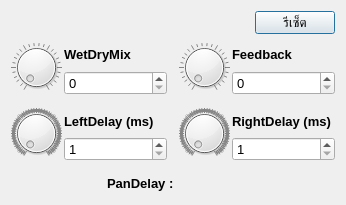
<?xml version="1.0" encoding="UTF-8"?>
<ui version="4.0">
 <class>EchoFXDialog</class>
 <widget class="QDialog" name="EchoFXDialog">
  <property name="geometry">
   <rect>
    <x>0</x>
    <y>0</y>
    <width>346</width>
    <height>205</height>
   </rect>
  </property>
  <property name="font">
   <font>
    <pointsize>10</pointsize>
   </font>
  </property>
  <property name="windowTitle">
   <string>Dialog</string>
  </property>
  <property name="locale">
   <locale language="English" country="UnitedStates"/>
  </property>
  <layout class="QVBoxLayout" name="verticalLayout_5">
   <item>
    <layout class="QHBoxLayout" name="horizontalLayout">
     <item>
      <widget class="QLabel" name="label_6">
       <property name="text">
        <string/>
       </property>
       <property name="pixmap">
        <pixmap resource="../icons.qrc">:/Icons/FXLabel/echo.png</pixmap>
       </property>
      </widget>
     </item>
     <item>
      <spacer name="horizontalSpacer">
       <property name="orientation">
        <enum>Qt::Horizontal</enum>
       </property>
       <property name="sizeHint" stdset="0">
        <size>
         <width>40</width>
         <height>20</height>
        </size>
       </property>
      </spacer>
     </item>
     <item>
      <widget class="QPushButton" name="btnReset">
       <property name="text">
        <string>รีเซ็ต</string>
       </property>
      </widget>
     </item>
    </layout>
   </item>
   <item>
    <layout class="QGridLayout" name="gridLayout">
     <property name="spacing">
      <number>12</number>
     </property>
     <item row="0" column="0">
      <layout class="QHBoxLayout" name="horizontalLayout_2">
       <property name="spacing">
        <number>2</number>
       </property>
       <item>
        <widget class="QDial" name="dialWetDryMix">
         <property name="minimumSize">
          <size>
           <width>51</width>
           <height>51</height>
          </size>
         </property>
         <property name="maximumSize">
          <size>
           <width>51</width>
           <height>51</height>
          </size>
         </property>
         <property name="maximum">
          <number>100</number>
         </property>
         <property name="notchesVisible">
          <bool>true</bool>
         </property>
        </widget>
       </item>
       <item>
        <layout class="QVBoxLayout" name="verticalLayout">
         <item>
          <widget class="QLabel" name="label">
           <property name="font">
            <font>
             <weight>75</weight>
             <bold>true</bold>
            </font>
           </property>
           <property name="text">
            <string>WetDryMix</string>
           </property>
          </widget>
         </item>
         <item>
          <widget class="QSpinBox" name="spinWetDryMix">
           <property name="maximum">
            <number>100</number>
           </property>
          </widget>
         </item>
        </layout>
       </item>
      </layout>
     </item>
     <item row="0" column="1">
      <layout class="QHBoxLayout" name="horizontalLayout_3">
       <property name="spacing">
        <number>2</number>
       </property>
       <item>
        <widget class="QDial" name="dialFeedback">
         <property name="minimumSize">
          <size>
           <width>51</width>
           <height>51</height>
          </size>
         </property>
         <property name="maximumSize">
          <size>
           <width>51</width>
           <height>51</height>
          </size>
         </property>
         <property name="maximum">
          <number>100</number>
         </property>
         <property name="notchesVisible">
          <bool>true</bool>
         </property>
        </widget>
       </item>
       <item>
        <layout class="QVBoxLayout" name="verticalLayout_2">
         <item>
          <widget class="QLabel" name="label_2">
           <property name="font">
            <font>
             <weight>75</weight>
             <bold>true</bold>
            </font>
           </property>
           <property name="text">
            <string>Feedback</string>
           </property>
          </widget>
         </item>
         <item>
          <widget class="QSpinBox" name="spinFeedback">
           <property name="maximum">
            <number>100</number>
           </property>
          </widget>
         </item>
        </layout>
       </item>
      </layout>
     </item>
     <item row="1" column="0">
      <layout class="QHBoxLayout" name="horizontalLayout_5">
       <property name="spacing">
        <number>2</number>
       </property>
       <item>
        <widget class="QDial" name="dialLeftDelay">
         <property name="minimumSize">
          <size>
           <width>51</width>
           <height>51</height>
          </size>
         </property>
         <property name="maximumSize">
          <size>
           <width>51</width>
           <height>51</height>
          </size>
         </property>
         <property name="minimum">
          <number>1</number>
         </property>
         <property name="maximum">
          <number>2000</number>
         </property>
         <property name="notchesVisible">
          <bool>true</bool>
         </property>
        </widget>
       </item>
       <item>
        <layout class="QVBoxLayout" name="verticalLayout_4">
         <item>
          <widget class="QLabel" name="label_3">
           <property name="font">
            <font>
             <weight>75</weight>
             <bold>true</bold>
            </font>
           </property>
           <property name="text">
            <string>LeftDelay (ms)</string>
           </property>
          </widget>
         </item>
         <item>
          <widget class="QSpinBox" name="spinLeftDelay">
           <property name="minimum">
            <number>1</number>
           </property>
           <property name="maximum">
            <number>2000</number>
           </property>
          </widget>
         </item>
        </layout>
       </item>
      </layout>
     </item>
     <item row="1" column="1">
      <layout class="QHBoxLayout" name="horizontalLayout_4">
       <property name="spacing">
        <number>2</number>
       </property>
       <item>
        <widget class="QDial" name="dialRightDelay">
         <property name="minimumSize">
          <size>
           <width>51</width>
           <height>51</height>
          </size>
         </property>
         <property name="maximumSize">
          <size>
           <width>51</width>
           <height>51</height>
          </size>
         </property>
         <property name="minimum">
          <number>1</number>
         </property>
         <property name="maximum">
          <number>2000</number>
         </property>
         <property name="notchesVisible">
          <bool>true</bool>
         </property>
        </widget>
       </item>
       <item>
        <layout class="QVBoxLayout" name="verticalLayout_3">
         <item>
          <widget class="QLabel" name="label_4">
           <property name="font">
            <font>
             <weight>75</weight>
             <bold>true</bold>
            </font>
           </property>
           <property name="text">
            <string>RightDelay (ms)</string>
           </property>
          </widget>
         </item>
         <item>
          <widget class="QSpinBox" name="spinRightDelay">
           <property name="minimum">
            <number>1</number>
           </property>
           <property name="maximum">
            <number>2000</number>
           </property>
          </widget>
         </item>
        </layout>
       </item>
      </layout>
     </item>
     <item row="2" column="0" colspan="2">
      <layout class="QHBoxLayout" name="horizontalLayout_6">
       <item>
        <spacer name="horizontalSpacer_2">
         <property name="orientation">
          <enum>Qt::Horizontal</enum>
         </property>
         <property name="sizeHint" stdset="0">
          <size>
           <width>40</width>
           <height>20</height>
          </size>
         </property>
        </spacer>
       </item>
       <item>
        <widget class="QLabel" name="label_5">
         <property name="font">
          <font>
           <weight>75</weight>
           <bold>true</bold>
          </font>
         </property>
         <property name="text">
          <string>PanDelay : </string>
         </property>
        </widget>
       </item>
       <item>
        <widget class="SwitchButton" name="switchPan" native="true">
         <property name="minimumSize">
          <size>
           <width>51</width>
           <height>21</height>
          </size>
         </property>
         <property name="maximumSize">
          <size>
           <width>51</width>
           <height>21</height>
          </size>
         </property>
        </widget>
       </item>
       <item>
        <spacer name="horizontalSpacer_3">
         <property name="orientation">
          <enum>Qt::Horizontal</enum>
         </property>
         <property name="sizeHint" stdset="0">
          <size>
           <width>40</width>
           <height>20</height>
          </size>
         </property>
        </spacer>
       </item>
      </layout>
     </item>
    </layout>
   </item>
  </layout>
 </widget>
 <customwidgets>
  <customwidget>
   <class>SwitchButton</class>
   <extends>QWidget</extends>
   <header>SwitchButton.h</header>
   <container>1</container>
  </customwidget>
 </customwidgets>
 <resources>
  <include location="../icons.qrc"/>
 </resources>
 <connections/>
</ui>
